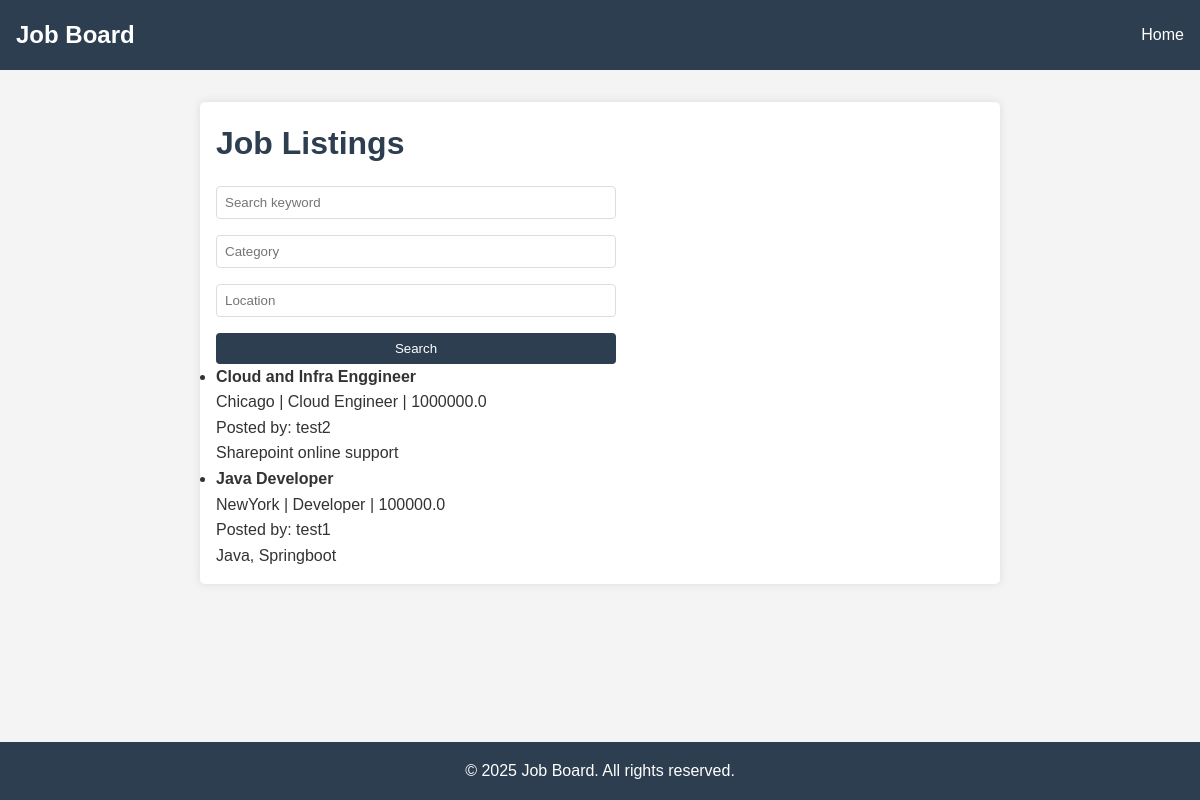
Before: /job-listings with the older database file.
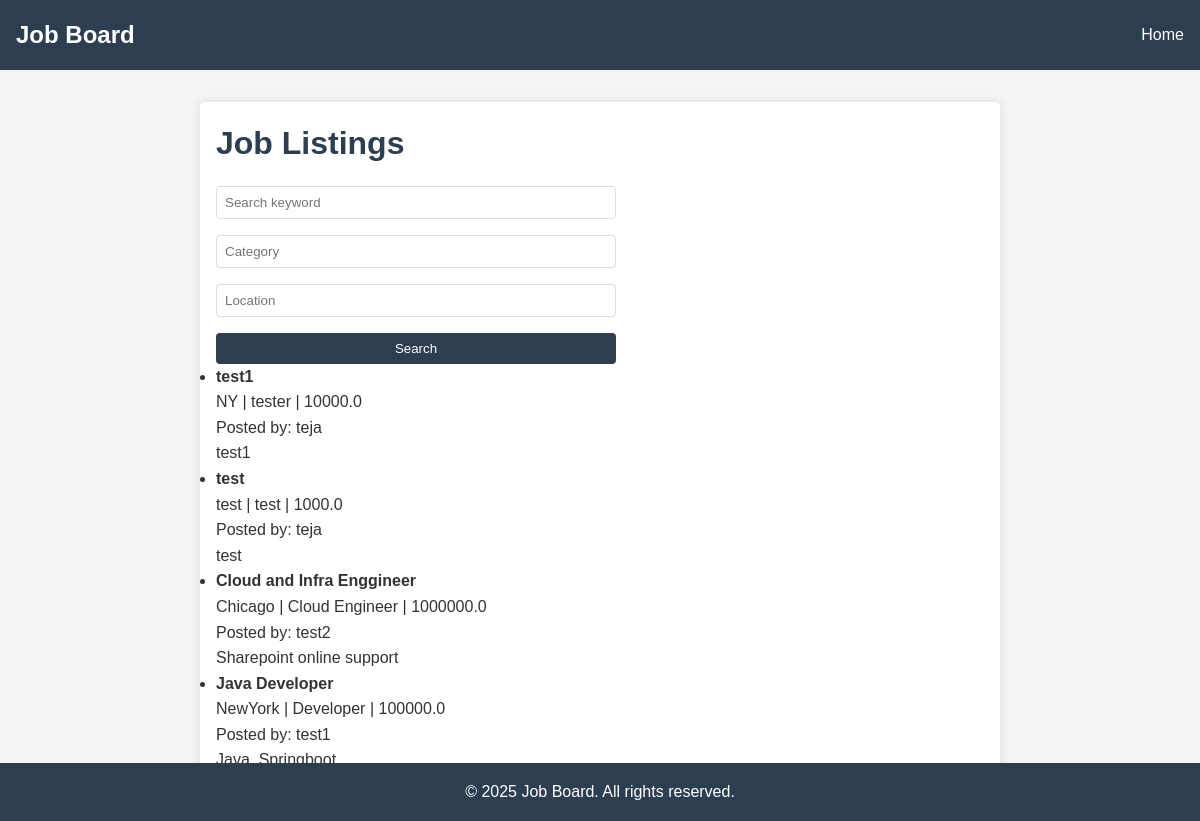
After: the same page with the newer database file.
### backend/models.py (models this page shows)
class Job(db.Model):
    __tablename__ = 'job'
    id = db.Column(db.Integer, primary_key=True)
    title = db.Column(db.String(100), nullable=False)
    description = db.Column(db.Text)
    location = db.Column(db.String(100))
    salary = db.Column(db.Float)
    category = db.Column(db.String(100))
    employer_id = db.Column(db.Integer, db.ForeignKey('employer.id'), nullable=False)
    employer = db.relationship('Employer', back_populates='jobs', lazy=True)
    applications = db.relationship('Application', back_populates='job', lazy=True)

class Employer(db.Model):
    __tablename__ = 'employer'
    id = db.Column(db.Integer, primary_key=True)
    name = db.Column(db.String(100), nullable=False)
    email = db.Column(db.String(120), unique=True, nullable=False)
    password = db.Column(db.String(200), nullable=False)
    company = db.Column(db.String(100))
    jobs = db.relationship('Job', back_populates='employer', lazy=True)

### backend/app.py (the view)
    @app.route("/job-listings")
    def job_listings():
        q = request.args.get("q", "")
        category = request.args.get("category", "")
        location = request.args.get("location", "")
        query = Job.query
        if q:
            like = f"%{q}%"
            query = query.filter(
                Job.title.ilike(like) | Job.description.ilike(like)
            )
        if category:
            query = query.filter(Job.category.ilike(f"%{category}%"))
        if location:
            query = query.filter(Job.location.ilike(f"%{location}%"))
        jobs = query.order_by(Job.id.desc()).all()
        return render_template(
            "job_listings.html",
            jobs=jobs,
            q=q,
            category=category,
            location=location
        )

### templates/job_listings.html (shortened to what this page needs)
<!DOCTYPE html>
<html lang="en">
<head>
    <link rel="stylesheet" href="{{ url_for('static', filename='css/style.css') }}">
</head>
<body>
<nav>
    <h2>Job Board</h2>
    <ul>
        <li><a href="{{ url_for('index') }}">Home</a></li>
    </ul>
</nav>
<main>
    <h1>Job Listings</h1>
    <form method="get" action="{{ url_for('job_listings') }}">
        <input type="text" name="q" placeholder="Search keyword" value="{{ q }}">
        <input type="text" name="category" placeholder="Category" value="{{ category }}">
        <input type="text" name="location" placeholder="Location" value="{{ location }}">
        <button type="submit">Search</button>
    </form>
    <ul>
        {% for job in jobs %}
            <li>
                <strong>{{ job.title }}</strong><br>
                {{ job.location }} | {{ job.category }} | {{ job.salary or 'N/A' }}<br>
                Posted by: {{ job.employer.name if job.employer else 'Unknown' }}<br>
                <p>{{ job.description }}</p>
            </li>
        {% else %}
            <li>No jobs found.</li>
        {% endfor %}
    </ul>
</main>
<footer>
    <p>&copy; 2025 Job Board. All rights reserved.</p>
</footer>
</body>
</html>

Changed rows visible on the page:
added Job: title "test1", location "NY", category "tester", salary "10000.0", employer "teja", description "test1"
added Job: title "test", location "test", category "test", salary "1000.0", employer "teja", description "test"
